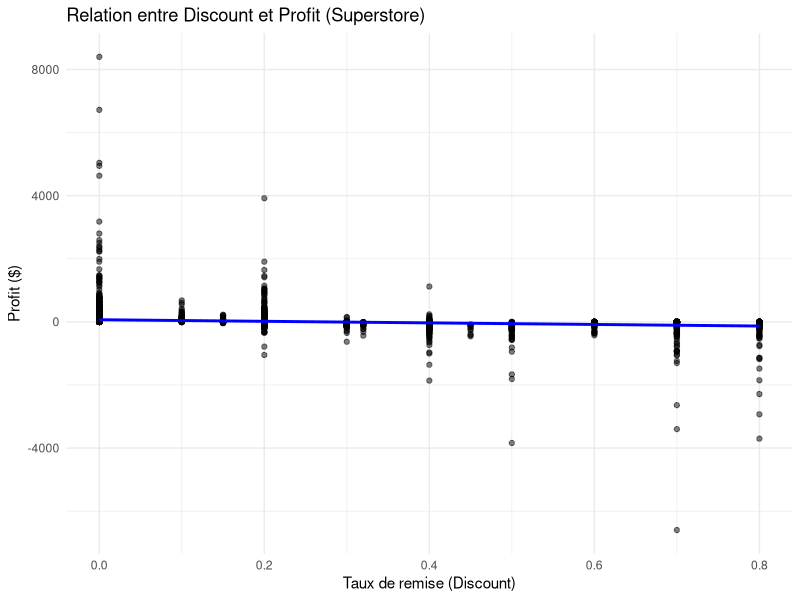
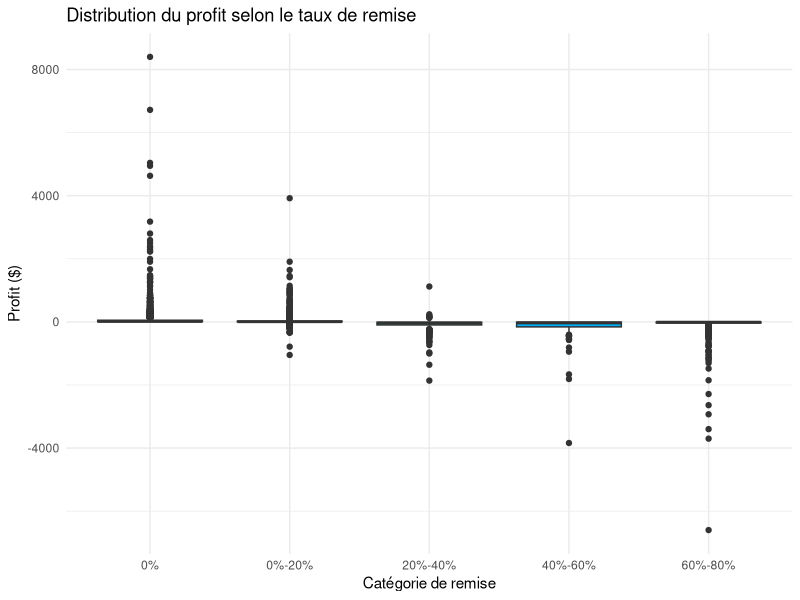

The R script that drew these images, in order:
## ---- chunk 1
library(ggplot2)
library(dplyr)
library(readr)

# Lire les données Superstore
superstore <- read_csv("data/superstore.csv", show_col_types = FALSE)

# Visualiser Discount vs Profit avec une courbe de tendance
ggplot(superstore, aes(x = Discount, y = Profit)) +
  geom_point(alpha = 0.5) +
  geom_smooth(method = "lm", color = "blue", se = FALSE) +
  labs(title = "Relation entre Discount et Profit (Superstore)",
       x = "Taux de remise (Discount)",
       y = "Profit ($)") +
  theme_minimal()
## ---- chunk 2
# Nettoyer les données
superstore_clean <- superstore %>%
  filter(!is.na(Discount), !is.na(Profit))

# Créer des groupes de Discount
superstore_clean <- superstore_clean %>%
  mutate(Discount_Group = case_when(
    Discount == 0 ~ "0%",
    Discount > 0 & Discount <= 0.2 ~ "0%-20%",
    Discount > 0.2 & Discount <= 0.4 ~ "20%-40%",
    Discount > 0.4 & Discount <= 0.6 ~ "40%-60%",
    Discount > 0.6 ~ "60%-80%"
  ))

# Visualiser Boxplot
ggplot(superstore_clean, aes(x = Discount_Group, y = Profit, fill = Discount_Group)) +
  geom_boxplot() +
  labs(title = "Distribution du profit selon le taux de remise",
       x = "Catégorie de remise",
       y = "Profit ($)") +
  theme_minimal() +
  theme(legend.position = "none")
